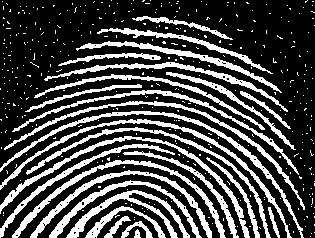
%> input picture old code/Week10/Fig0911(a)(noisy-fingerprint).tif, 315 x 238 px
$ octave ex6_10.m   (GNU Octave 9; MATLAB toolbox functions it lacks are replaced by stand-ins)
%> lines starting %> are read from the running program, lines starting %| are printed output that depends on the picture; in (x1, y1, x2, y2) boxes, pixels count from 0 and x2, y2 are one past the last pixel; in counts of white or black regions, pixels touching at a corner belong together; the program's own positions count from 1
f = imread('Fig0911(a)(noisy-fingerprint).tif');
%> f: size 238x315 logical; 28.5% white; 414 white regions (387 under 20 px), largest, box (x1, y1, x2, y2) and area: (0, 111, 304, 238) 1388, (0, 136, 250, 238) 1372, (0, 119, 292, 238) 1337
se = strel('square', 3);
fo = imopen(f, se);
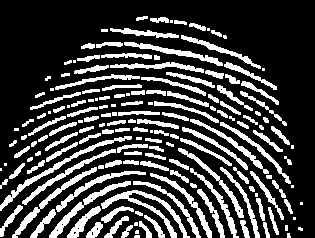
%> fo: size 238x315 logical; 25.3% white; 167 white regions (33 under 20 px), largest, box (x1, y1, x2, y2) and area: (101, 190, 190, 238) 786, (0, 136, 132, 211) 677, (49, 181, 131, 238) 578
foc = imclose(fo, se);
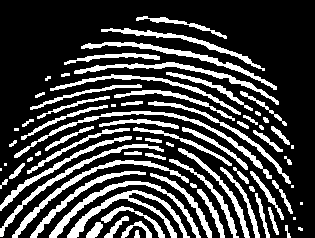
%> foc: size 238x315 logical; 25.9% white; 75 white regions (11 under 20 px), largest, box (x1, y1, x2, y2) and area: (67, 190, 190, 238) 1111, (14, 111, 272, 179) 1082, (49, 181, 201, 238) 979
g1 = bwmorph(foc, 'thin', 1);
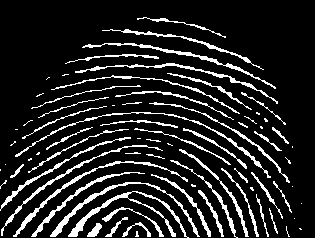
%> g1: size 238x315 logical; 13.8% white in thin lines or dots, all inside (x1, y1, x2, y2) = (0, 17, 302, 238)
g2 = bwmorph(foc, 'thin', 2);
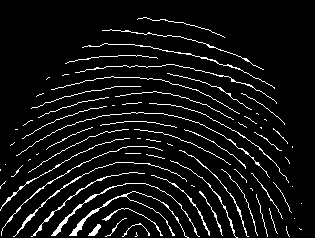
%> g2: size 238x315 logical; 7.1% white in thin lines or dots, all inside (x1, y1, x2, y2) = (0, 17, 302, 238)
ginf = bwmorph(foc, 'thin', Inf);
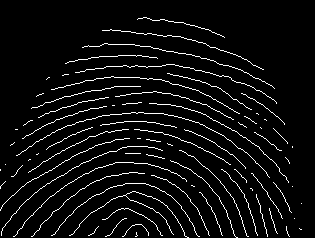
%> ginf: size 238x315 logical; 5.5% white in thin lines or dots, all inside (x1, y1, x2, y2) = (0, 17, 302, 238)
figure(1);
subplot(2, 2, 1), imshow(f);
subplot(2, 2, 2), imshow(foc);
subplot(2, 2, 3), imshow(g1);
subplot(2, 2, 4), imshow(g2);
figure(2); imshow(ginf);
